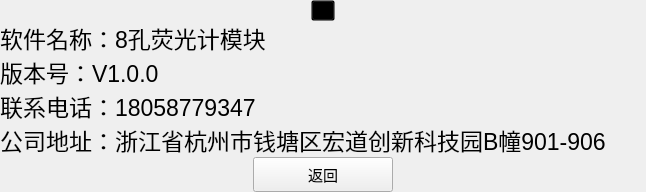
          <widget class="QWidget" name="pageSeven">
           <layout class="QGridLayout" name="gridLayout_11">
            <property name="leftMargin">
             <number>0</number>
            </property>
            <property name="topMargin">
             <number>0</number>
            </property>
            <property name="rightMargin">
             <number>0</number>
            </property>
            <property name="bottomMargin">
             <number>0</number>
            </property>
            <property name="spacing">
             <number>0</number>
            </property>
            <item row="0" column="0">
             <layout class="QVBoxLayout" name="verticalLayout_17" stretch="8,1,1,1,1,1">
              <property name="spacing">
               <number>0</number>
              </property>
              <item>
               <layout class="QHBoxLayout" name="horizontalLayout_7">
                <item>
                 <spacer name="horizontalSpacer">
                  <property name="orientation">
                   <enum>Qt::Horizontal</enum>
                  </property>
                  <property name="sizeHint" stdset="0">
                   <size>
                    <width>40</width>
                    <height>20</height>
                   </size>
                  </property>
                 </spacer>
                </item>
                <item>
                 <widget class="QToolButton" name="comLogo">
                  <property name="styleSheet">
                   <string notr="true">QToolButton#comLogo{
background:transparent; 
}
</string>
                  </property>
                  <property name="text">
                   <string>...</string>
                  </property>
                  <property name="icon">
                   <iconset resource="qss.qrc">
                    <normaloff>:/images/image/logox.png</normaloff>:/images/image/logox.png</iconset>
                  </property>
                  <property name="iconSize">
                   <size>
                    <width>300</width>
                    <height>300</height>
                   </size>
                  </property>
                  <property name="autoRepeat">
                   <bool>false</bool>
                  </property>
                 </widget>
                </item>
                <item>
                 <spacer name="horizontalSpacer_2">
                  <property name="orientation">
                   <enum>Qt::Horizontal</enum>
                  </property>
                  <property name="sizeHint" stdset="0">
                   <size>
                    <width>40</width>
                    <height>20</height>
                   </size>
                  </property>
                 </spacer>
                </item>
               </layout>
              </item>
              <item>
               <layout class="QHBoxLayout" name="horizontalLayout_6">
                <item>
                 <widget class="QLabel" name="label_5">
                  <property name="font">
                   <font>
                    <pointsize>17</pointsize>
                   </font>
                  </property>
                  <property name="text">
                   <string>软件名称：8孔荧光计模块</string>
                  </property>
                 </widget>
                </item>
                <item>
                 <spacer name="horizontalSpacer_9">
                  <property name="orientation">
                   <enum>Qt::Horizontal</enum>
                  </property>
                  <property name="sizeHint" stdset="0">
                   <size>
                    <width>40</width>
                    <height>20</height>
                   </size>
                  </property>
                 </spacer>
                </item>
               </layout>
              </item>
              <item>
               <layout class="QHBoxLayout" name="horizontalLayout_5">
                <item>
                 <widget class="QLabel" name="label_7">
                  <property name="font">
                   <font>
                    <pointsize>17</pointsize>
                   </font>
                  </property>
                  <property name="text">
                   <string>版本号：V1.0.0</string>
                  </property>
                 </widget>
                </item>
                <item>
                 <spacer name="horizontalSpacer_12">
                  <property name="orientation">
                   <enum>Qt::Horizontal</enum>
                  </property>
                  <property name="sizeHint" stdset="0">
                   <size>
                    <width>40</width>
                    <height>20</height>
                   </size>
                  </property>
                 </spacer>
                </item>
               </layout>
              </item>
              <item>
               <layout class="QHBoxLayout" name="horizontalLayout_4">
                <item>
                 <widget class="QLabel" name="label_10">
                  <property name="font">
                   <font>
                    <pointsize>17</pointsize>
                   </font>
                  </property>
                  <property name="text">
                   <string>联系电话：18058779347</string>
                  </property>
                 </widget>
                </item>
                <item>
                 <spacer name="horizontalSpacer_13">
                  <property name="orientation">
                   <enum>Qt::Horizontal</enum>
                  </property>
                  <property name="sizeHint" stdset="0">
                   <size>
                    <width>40</width>
                    <height>20</height>
                   </size>
                  </property>
                 </spacer>
                </item>
               </layout>
              </item>
              <item>
               <layout class="QHBoxLayout" name="horizontalLayout_2">
                <item>
                 <widget class="QLabel" name="label_12">
                  <property name="font">
                   <font>
                    <pointsize>17</pointsize>
                   </font>
                  </property>
                  <property name="text">
                   <string>公司地址：浙江省杭州市钱塘区宏道创新科技园B幢901-906</string>
                  </property>
                 </widget>
                </item>
                <item>
                 <spacer name="horizontalSpacer_16">
                  <property name="orientation">
                   <enum>Qt::Horizontal</enum>
                  </property>
                  <property name="sizeHint" stdset="0">
                   <size>
                    <width>40</width>
                    <height>20</height>
                   </size>
                  </property>
                 </spacer>
                </item>
               </layout>
              </item>
              <item>
               <layout class="QHBoxLayout" name="horizontalLayout_11">
                <item>
                 <spacer name="horizontalSpacer_17">
                  <property name="orientation">
                   <enum>Qt::Horizontal</enum>
                  </property>
                  <property name="sizeHint" stdset="0">
                   <size>
                    <width>40</width>
                    <height>20</height>
                   </size>
                  </property>
                 </spacer>
                </item>
                <item>
                 <widget class="QPushButton" name="pushBack">
                  <property name="minimumSize">
                   <size>
                    <width>140</width>
                    <height>35</height>
                   </size>
                  </property>
                  <property name="maximumSize">
                   <size>
                    <width>140</width>
                    <height>35</height>
                   </size>
                  </property>
                  <property name="font">
                   <font>
                    <pointsize>11</pointsize>
                   </font>
                  </property>
                  <property name="text">
                   <string>返回</string>
                  </property>
                  <property name="icon">
                   <iconset resource="qss.qrc">
                    <normaloff>:/images/image/back.png</normaloff>:/images/image/back.png</iconset>
                  </property>
                  <property name="iconSize">
                   <size>
                    <width>20</width>
                    <height>20</height>
                   </size>
                  </property>
                 </widget>
                </item>
                <item>
                 <spacer name="horizontalSpacer_22">
                  <property name="orientation">
                   <enum>Qt::Horizontal</enum>
                  </property>
                  <property name="sizeHint" stdset="0">
                   <size>
                    <width>40</width>
                    <height>20</height>
                   </size>
                  </property>
                 </spacer>
                </item>
               </layout>
              </item>
             </layout>
            </item>
           </layout>
          </widget>
